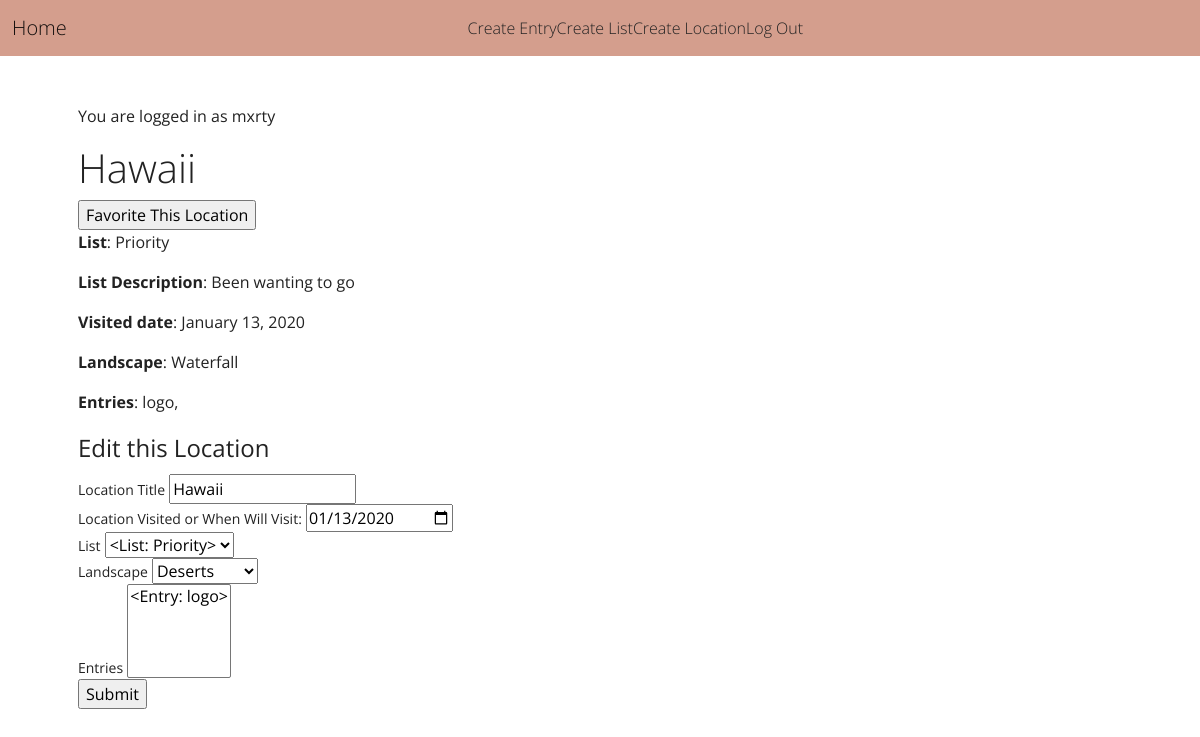
The app's page /location/1 (signed in) with its own data.
### scenery_app/models.py (models this page shows, shortened)
class User(UserMixin, db.Model):
    id = db.Column(db.Integer, primary_key=True)
    username = db.Column(db.String(80), nullable=False, unique=True)
    password = db.Column(db.String(200), nullable=False)
    favorite_locations = db.relationship(
        'Location', secondary='user_location', back_populates='users_who_favorited')

class Location(db.Model):
    id = db.Column(db.Integer, primary_key=True)
    title = db.Column(db.String(80), nullable=False)
    visited_date = db.Column(db.Date)
    list_id = db.Column(db.Integer, db.ForeignKey('list.id'), nullable=False)
    list = db.relationship('List', back_populates='locations')
    landscape = db.Column(db.Enum(Landscape), default=Landscape.DESERTS)
    entries = db.relationship(
        'Entry', secondary='location_entry', back_populates='locations'
    )
    users_who_favorited = db.relationship(
        'User', secondary='user_location', back_populates='favorite_locations'
    )

class List(db.Model):
    id = db.Column(db.Integer, primary_key=True)
    name = db.Column(db.String(80), nullable=False)
    description = db.Column(db.String(500))
    locations = db.relationship('Location', back_populates='list')
    def __str__(self):
        return f'<List: {self.name}>'

class Entry(db.Model):
    id = db.Column(db.Integer, primary_key=True)
    name = db.Column(db.String(80), nullable=False, unique=True)
    locations = db.relationship(
        'Location', secondary='location_entry', back_populates='entries')
    def __str__(self):
        return f'<Entry: {self.name}>'
    def __repr__(self):
        return f'<Entry: {self.name}>'

### scenery_app/main/routes.py (the view, shortened to what this page needs)
@main.route('/location/<location_id>', methods=['GET', 'POST'])
def location_detail(location_id):
    location = Location.query.get(location_id)
    form = LocationForm(obj=location)
    return render_template('location_detail.html', location=location, form=form)

### scenery_app/main/forms.py
class LocationForm(FlaskForm):
    title = StringField('Location Title',
        validators=[DataRequired(), Length(min=3, max=80)])
    visited_date = DateField('Location Visited or When Will Visit:')
    list = QuerySelectField('List',
        query_factory=lambda: List.query, allow_blank=False)
    landscape = SelectField('Landscape', choices=Landscape.choices())
    entries = QuerySelectMultipleField('Entries',
        query_factory=lambda: Entry.query)
    submit = SubmitField('Submit')

### scenery_app/extensions.py (called while the page is built)
@login_manager.user_loader
def load_user(user_id):
    return User.query.get(user_id)

### scenery_app/models.py (called while the page is built)
    def __str__(self):
        return str(self.value)

### scenery_app/templates/location_detail.html (shortened to what this page needs)
{% extends 'base.html' %}
{% block content %}
<h1>{{ location.title }}</h1>
{% if current_user.is_authenticated %}
    {% if location not in current_user.favorite_locations %}
    <form action="/favorite/{{ location.id }}" method="POST">
        <input type="submit" value="Favorite This Location">
    </form>
    {% else %}
    <form action="/unfavorite/{{ location.id }}" method="POST">
        <input type="submit" value="Unfavorite This Location">
    </form>
    {% endif %}
{% endif %}
<p>
    <strong>List</strong>: {{ location.list.name }}
</p>
<p>
    <strong>List Description</strong>: {{ location.list.description }}
</p>
{% if location.visited_date %}
<p>
    <strong>Visited date</strong>: {{ location.visited_date.strftime('%B %d, %Y') }}
</p>
{% endif %}
<p>
    <strong>Landscape</strong>: {{ location.landscape }}
</p>
<p>
    <strong>Entries</strong>:
    {% for entry in location.entries %}
    {{ entry.name }},
    {% endfor %}
</p>
<form method="POST" action="{{ url_for('main.location_detail', location_id=location.id) }}">
    <fieldset>
        <legend>Edit this Location</legend>
        <div>
            {{ form.title.label }}
            {{ form.title }}
        </div>
        <div>
            {{ form.visited_date.label }}
            {{ form.visited_date(placeholder="YYYY-mm-dd") }}
        </div>
        <div>
            {{ form.list.label }}
            {{ form.list }}
        </div>
        <div>
            {{ form.landscape.label }}
            {{ form.landscape }}
        </div>
        <div>
            {{ form.entries.label }}
            {{ form.entries }}
        </div>
    </fieldset>
    {{ form.submit }}
</form>
{% endblock %}

### scenery_app/templates/base.html (shortened to what this page needs)
<!DOCTYPE html>
<html>
    <head>
        <link href="https://cdn.jsdelivr.net/npm/bootstrap@5.0.2/dist/css/bootstrap.min.css" rel="stylesheet">
        <link rel="stylesheet" href="../static/bootstrap-2.css">
    </head>
    <body>
        <nav class="navbar navbar-expand-lg navbar-light" style="background-color: #d49e8d;">
            <div class="container-fluid">
              <a class="navbar-brand" href="/">Home</a>
              <div class="collapse navbar-collapse justify-content-center" id="navbarNavAltMarkup">
                <div class="navbar navbar-light">
                    {% if current_user.is_authenticated %}
                  <a class="nav-link active" href="/create_entry">Create Entry</a>
                  <a class="nav-link active" href="/create_list">Create List</a>
                  <a class="nav-link active" href="/create_location">Create Location</a>
                  <a class="nav-link active" href="/logout">Log Out</a>
                  {% else %}
                  <a class="nav-link active" href="/signup">Sign Up</a>
                  <a class="nav-link active" href="/login">Log In</a>
                  {% endif %}
                </div>
              </div>
            </div>
        </nav>
        <div class="container p-5">
            {% if current_user.is_authenticated %}
            <p>You are logged in as {{ current_user.username }}</p>
            {% endif %}
            {% block content %}{% endblock %}
        </div>
    </body>
</html>

### records on screen
User: username "mxrty"
Location: title "Hawaii", visited_date "January 13, 2020", landscape "Waterfall", visited_date "01/13/2020", list "<List: Priority>", landscape "Deserts"
List: list.name "Priority", list.description "Been wanting to go"
Entry: name "logo"
